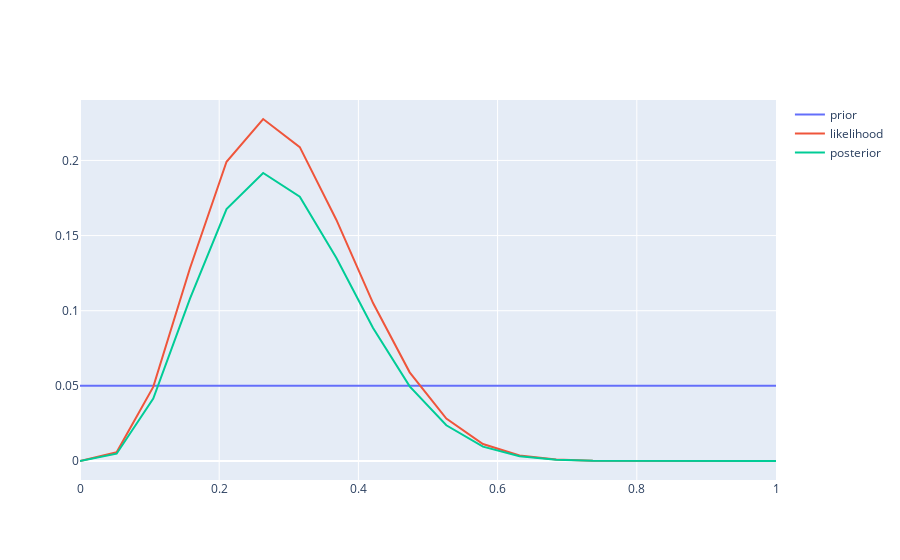

Notebook source saved alongside this figure:
### Code cell
fig = go.Figure()
fig.add_trace(go.Scatter(x=explanations, y=priors,
                    mode='lines',
                    name='prior'))
fig.add_trace(go.Scatter(x=explanations, y=plausability,
                    mode='lines',
                    name='likelihood'))
fig.add_trace(go.Scatter(x=explanations, y=posterior,
                    mode='lines',
                    name='posterior'))
fig.show()

### Figure 1 — Plotly figure (JSON) as saved in the notebook; plotly's stock layout.template omitted (floating-point values rounded to 4 significant figures)
{"data": [{"mode": "lines", "name": "prior", "type": "scatter", "x": [0, 0.05263, 0.1053, 0.1579, 0.2105, 0.2632, 0.3158, 0.3684, 0.4211, 0.4737, 0.5263, 0.5789, 0.6316, 0.6842, 0.7368, 0.7895, 0.8421, 0.8947, 0.9474, 1], "y": [0.05, 0.05, 0.05, 0.05, 0.05, 0.05, 0.05, 0.05, 0.05, 0.05, 0.05, 0.05, 0.05, 0.05, 0.05, 0.05, 0.05, 0.05, 0.05, 0.05]}, {"mode": "lines", "name": "likelihood", "type": "scatter", "x": [0, 0.05263, 0.1053, 0.1579, 0.2105, 0.2632, 0.3158, 0.3684, 0.4211, 0.4737, 0.5263, 0.5789, 0.6316, 0.6842, 0.7368, 0.7895, 0.8421, 0.8947, 0.9474, 1], "y": [0, 0.005779, 0.0493, 0.1281, 0.1991, 0.2276, 0.2088, 0.1604, 0.1051, 0.05899, 0.02822, 0.01131, 0.003687, 0.0009317, 0.0001687, 1.909e-05, 1.044e-06, 1.538e-08, 9.439e-12, 0]}, {"mode": "lines", "name": "posterior", "type": "scatter", "x": [0, 0.05263, 0.1053, 0.1579, 0.2105, 0.2632, 0.3158, 0.3684, 0.4211, 0.4737, 0.5263, 0.5789, 0.6316, 0.6842, 0.7368, 0.7895, 0.8421, 0.8947, 0.9474, 1], "y": [0, 0.004866, 0.04152, 0.1079, 0.1677, 0.1916, 0.1759, 0.1351, 0.08848, 0.04968, 0.02376, 0.009522, 0.003104, 0.0007846, 0.000142, 1.608e-05, 8.79e-07, 1.295e-08, 7.948e-12, 0]}], "layout": {"autosize": true, "xaxis": {"autorange": true, "range": [0, 1], "type": "linear"}, "yaxis": {"autorange": true, "range": [-0.01264, 0.2402], "type": "linear"}}}
